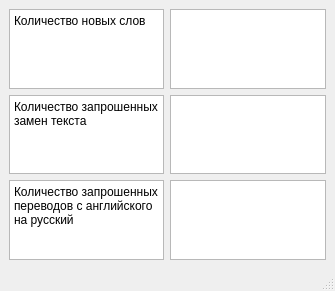
<?xml version="1.0" encoding="UTF-8"?>
<ui version="4.0">
 <class>MainWindow</class>
 <widget class="QMainWindow" name="MainWindow">
  <property name="geometry">
   <rect>
    <x>0</x>
    <y>0</y>
    <width>335</width>
    <height>291</height>
   </rect>
  </property>
  <property name="minimumSize">
   <size>
    <width>335</width>
    <height>291</height>
   </size>
  </property>
  <property name="windowTitle">
   <string>MainWindow</string>
  </property>
  <widget class="QWidget" name="centralwidget">
   <property name="minimumSize">
    <size>
     <width>300</width>
     <height>182</height>
    </size>
   </property>
   <layout class="QGridLayout" name="gridLayout">
    <item row="1" column="0">
     <widget class="QPlainTextEdit" name="plainTextEdit_1">
      <property name="plainText">
       <string>Количество запрошенных замен текста</string>
      </property>
     </widget>
    </item>
    <item row="0" column="1">
     <widget class="QPlainTextEdit" name="conwPT"/>
    </item>
    <item row="1" column="1">
     <widget class="QPlainTextEdit" name="coctPT"/>
    </item>
    <item row="0" column="0">
     <widget class="QPlainTextEdit" name="plainTextEdit_0">
      <property name="plainText">
       <string>Количество новых слов</string>
      </property>
     </widget>
    </item>
    <item row="2" column="0">
     <widget class="QPlainTextEdit" name="plainTextEdit_2">
      <property name="plainText">
       <string>Количество запрошенных переводов с английского на русский</string>
      </property>
     </widget>
    </item>
    <item row="2" column="1">
     <widget class="QPlainTextEdit" name="coawPT"/>
    </item>
   </layout>
  </widget>
  <widget class="QMenuBar" name="menubar">
   <property name="geometry">
    <rect>
     <x>0</x>
     <y>0</y>
     <width>335</width>
     <height>18</height>
    </rect>
   </property>
  </widget>
  <widget class="QStatusBar" name="statusbar"/>
 </widget>
 <resources/>
 <connections/>
</ui>
